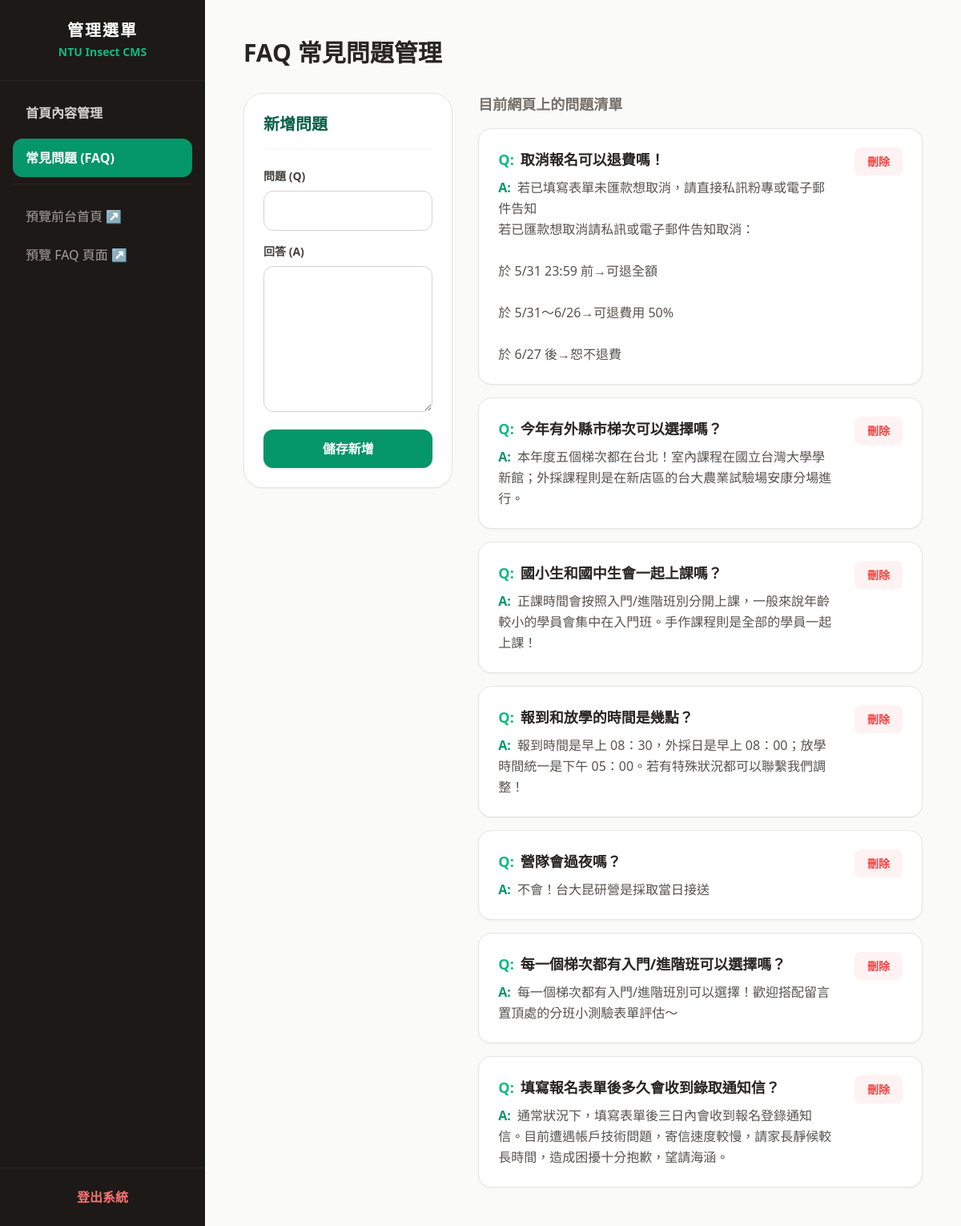
Page /admin.php?page=faq (signed in) on the committed database.
### tables this page shows
CREATE TABLE faqs (
    id INTEGER PRIMARY KEY AUTOINCREMENT,
    question TEXT NOT NULL,
    answer TEXT NOT NULL,
    created_at DATETIME DEFAULT CURRENT_TIMESTAMP
);

### admin.php (the view, shortened to what this page needs)
<?php
$db_file = __DIR__ . '/camp_data.sqlite';
$pdo = new PDO('sqlite:' . $db_file);
$pdo->setAttribute(PDO::ATTR_ERRMODE, PDO::ERRMODE_EXCEPTION);
$pdo->exec("CREATE TABLE IF NOT EXISTS faqs (id INTEGER PRIMARY KEY AUTOINCREMENT, question TEXT, answer TEXT)");
$pdo->exec("CREATE TABLE IF NOT EXISTS site_texts (key_name TEXT PRIMARY KEY, content_value TEXT)");
$page = $_GET['page'] ?? 'texts';
?>
<!DOCTYPE html>
<html lang="zh-TW">
<head>
    <script src="https://cdn.tailwindcss.com"></script>
</head>
<body class="bg-stone-50 text-stone-800 font-sans flex h-screen overflow-hidden">
    <aside class="w-64 bg-stone-900 text-stone-300 flex flex-col shrink-0">
        <div class="p-6 border-b border-stone-800 text-center">
            <h2 class="text-xl font-black text-white tracking-widest">管理選單</h2>
            <span class="text-emerald-500 text-sm font-bold">NTU Insect CMS</span>
        </div>
        <nav class="flex-1 p-4 space-y-2">
            <a href="?page=texts" class="block px-4 py-3 rounded-xl font-bold transition <?= $page=='texts' ? 'bg-emerald-600 text-white' : 'hover:bg-stone-800 hover:text-white' ?>">
                首頁內容管理
            </a>
            <a href="?page=faq" class="block px-4 py-3 rounded-xl font-bold transition <?= $page=='faq' ? 'bg-emerald-600 text-white' : 'hover:bg-stone-800 hover:text-white' ?>">
                常見問題 (FAQ)
            </a>
            <div class="pt-4 mt-4 border-t border-stone-800">
                <a href="index.php" target="_blank" class="block px-4 py-3 rounded-xl text-stone-400 hover:text-white hover:bg-stone-800 transition">
                    預覽前台首頁 ↗
                </a>
                <a href="faq.php" target="_blank" class="block px-4 py-3 rounded-xl text-stone-400 hover:text-white hover:bg-stone-800 transition">
                    預覽 FAQ 頁面 ↗
                </a>
            </div>
        </nav>
        <div class="p-4 border-t border-stone-800">
            <a href="?logout=true" class="block text-center text-red-400 hover:text-red-300 font-bold py-2 transition">登出系統</a>
        </div>
    </aside>
    <main class="flex-1 overflow-y-auto p-8 lg:p-12">
        <?php if ($page === 'faq'): ?>
            <h1 class="text-3xl font-black mb-8 text-stone-800">FAQ 常見問題管理</h1>
            <div class="grid lg:grid-cols-3 gap-8">
                <div class="lg:col-span-1">
                    <div class="bg-white p-6 rounded-3xl shadow-sm border border-stone-200 sticky top-8">
                        <h3 class="text-xl font-bold text-emerald-800 mb-6 border-b border-stone-100 pb-4">新增問題</h3>
                        <form method="POST" class="space-y-4">
                            <div>
                                <label class="block text-sm font-bold text-stone-700 mb-2">問題 (Q)</label>
                                <input type="text" name="question" required class="w-full px-4 py-3 border border-stone-300 rounded-xl focus:ring-2 focus:ring-emerald-500 outline-none">
                            </div>
                            <div>
                                <label class="block text-sm font-bold text-stone-700 mb-2">回答 (A)</label>
                                <textarea name="answer" rows="6" required class="w-full px-4 py-3 border border-stone-300 rounded-xl focus:ring-2 focus:ring-emerald-500 outline-none leading-relaxed"></textarea>
                            </div>
                            <button type="submit" class="w-full bg-emerald-600 text-white font-bold py-3 rounded-xl hover:bg-emerald-700 transition shadow">
                                儲存新增
                            </button>
                        </form>
                    </div>
                </div>
                <div class="lg:col-span-2 space-y-4">
                    <h3 class="text-lg font-bold text-stone-500 mb-4">目前網頁上的問題清單</h3>
                    <?php
                    $faqs = $pdo->query("SELECT * FROM faqs ORDER BY id DESC")->fetchAll(PDO::FETCH_ASSOC);
                    if (empty($faqs)): ?>
                        <div class="bg-white p-12 rounded-3xl border border-dashed border-stone-300 text-center text-stone-500">
                            目前尚無資料，請從左側新增。
                        </div>
                    <?php else: ?>
                        <?php foreach ($faqs as $faq): ?>
                            <div class="bg-white p-6 rounded-2xl shadow-sm border border-stone-200 flex justify-between gap-6 hover:border-emerald-300 transition group">
                                <div class="flex-1">
                                    <h4 class="font-bold text-stone-800 text-lg mb-2"><span class="text-emerald-500 mr-2">Q:</span><?= htmlspecialchars($faq['question']) ?></h4>
                                    <p class="text-stone-600 leading-relaxed whitespace-pre-line"><span class="font-bold text-emerald-600 mr-2">A:</span><?= htmlspecialchars($faq['answer']) ?></p>
                                </div>
                                <div class="shrink-0 pt-1">
                                    <a href="?page=faq&delete_faq=<?= $faq['id'] ?>" onclick="return confirm('確定要刪除這筆常見問題嗎？');" class="text-red-500 bg-red-50 hover:bg-red-500 hover:text-white px-4 py-2 rounded-lg text-sm font-bold transition">
                                        刪除
                                    </a>
                                </div>
                            </div>
                        <?php endforeach; ?>
                    <?php endif; ?>
                </div>
            </div>
        <?php endif; ?>
    </main>
</body>
</html>

### rows in the picture
faqs: question "取消報名可以退費嗎！", answer "若已填寫表單未匯款想取消，請直接私訊粉專或電子郵件告知 若已匯款想取消請私訊或電子郵件告知取消： 於 5/31 23:59 前→可退全額 於 5/31～6/26→可退費用 50% 於 6/27 後→恕不退費"
faqs: question "今年有外縣市梯次可以選擇嗎？", answer "本年度五個梯次都在台北！室內課程在國立台灣大學學新館；外採課程則是在新店區的台大農業試驗場安康分場進行。"
faqs: question "國小生和國中生會一起上課嗎？", answer "正課時間會按照入門/進階班別分開上課，一般來說年齡較小的學員會集中在入門班。手作課程則是全部的學員一起上課！"
faqs: question "報到和放學的時間是幾點？", answer "報到時間是早上 08：30，外採日是早上 08：00；放學時間統一是下午 05：00。若有特殊狀況都可以聯繫我們調整！"
faqs: question "營隊會過夜嗎？", answer "不會！台大昆研營是採取當日接送"
faqs: question "每一個梯次都有入門/進階班可以選擇嗎？", answer "每一個梯次都有入門/進階班別可以選擇！歡迎搭配留言置頂處的分班小測驗表單評估～"
faqs: question "填寫報名表單後多久會收到錄取通知信？", answer "通常狀況下，填寫表單後三日內會收到報名登錄通知信。目前遭遇帳戶技術問題，寄信速度較慢，請家長靜候較長時間，造成困擾十分抱歉，望請海涵。"
